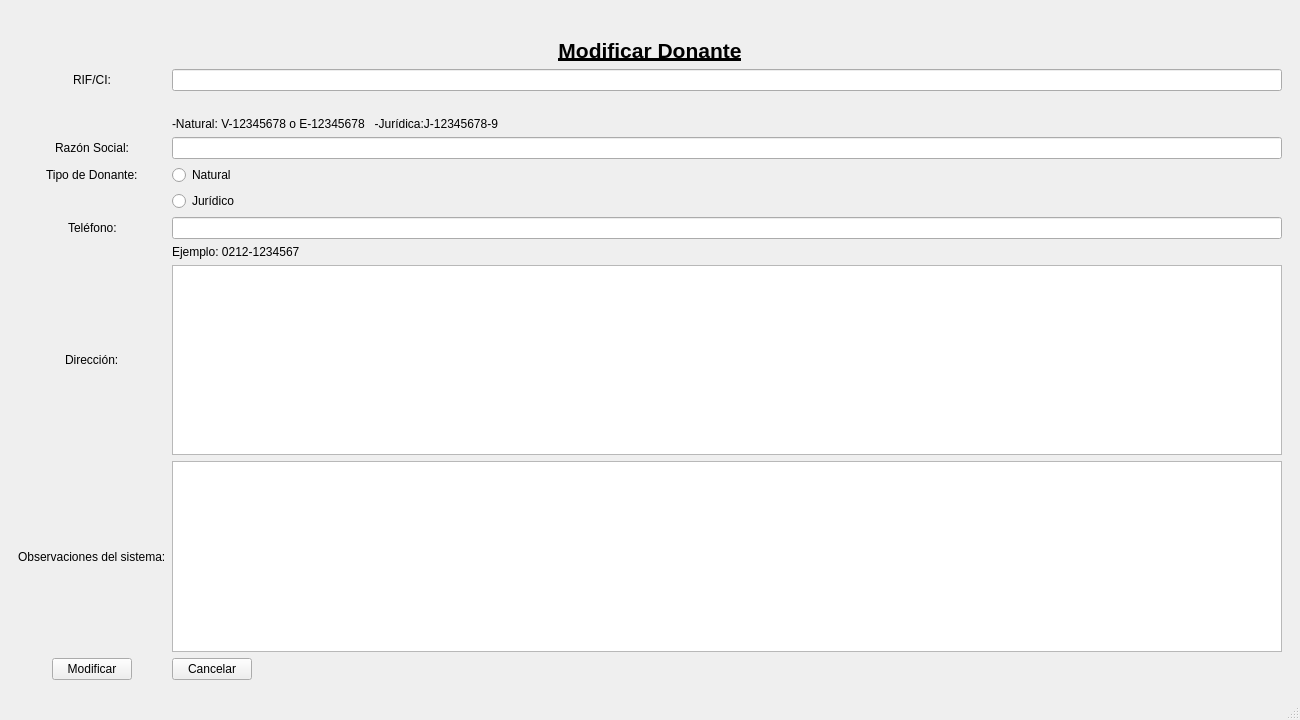
<?xml version="1.0" encoding="UTF-8"?>
<ui version="4.0">
 <class>modificarDonante</class>
 <widget class="QMainWindow" name="modificarDonante">
  <property name="geometry">
   <rect>
    <x>0</x>
    <y>0</y>
    <width>1300</width>
    <height>720</height>
   </rect>
  </property>
  <property name="sizePolicy">
   <sizepolicy hsizetype="Maximum" vsizetype="Maximum">
    <horstretch>0</horstretch>
    <verstretch>0</verstretch>
   </sizepolicy>
  </property>
  <property name="windowTitle">
   <string>Modificar Donante</string>
  </property>
  <widget class="QWidget" name="centralwidget">
   <property name="sizePolicy">
    <sizepolicy hsizetype="Maximum" vsizetype="Maximum">
     <horstretch>0</horstretch>
     <verstretch>0</verstretch>
    </sizepolicy>
   </property>
   <property name="font">
    <font>
     <weight>50</weight>
     <bold>false</bold>
    </font>
   </property>
   <layout class="QVBoxLayout" name="verticalLayout">
    <item>
     <layout class="QFormLayout" name="form">
      <property name="sizeConstraint">
       <enum>QLayout::SetDefaultConstraint</enum>
      </property>
      <property name="fieldGrowthPolicy">
       <enum>QFormLayout::ExpandingFieldsGrow</enum>
      </property>
      <property name="rowWrapPolicy">
       <enum>QFormLayout::DontWrapRows</enum>
      </property>
      <property name="labelAlignment">
       <set>Qt::AlignCenter</set>
      </property>
      <property name="formAlignment">
       <set>Qt::AlignCenter</set>
      </property>
      <property name="margin">
       <number>9</number>
      </property>
      <item row="1" column="0" colspan="2">
       <widget class="QLabel" name="label_3">
        <property name="sizePolicy">
         <sizepolicy hsizetype="Expanding" vsizetype="Expanding">
          <horstretch>0</horstretch>
          <verstretch>0</verstretch>
         </sizepolicy>
        </property>
        <property name="font">
         <font>
          <pointsize>16</pointsize>
          <weight>75</weight>
          <bold>true</bold>
          <underline>true</underline>
         </font>
        </property>
        <property name="text">
         <string>Modificar Donante</string>
        </property>
        <property name="textFormat">
         <enum>Qt::AutoText</enum>
        </property>
        <property name="alignment">
         <set>Qt::AlignCenter</set>
        </property>
       </widget>
      </item>
      <item row="2" column="0">
       <widget class="QLabel" name="label_RIF">
        <property name="sizePolicy">
         <sizepolicy hsizetype="Expanding" vsizetype="Expanding">
          <horstretch>0</horstretch>
          <verstretch>0</verstretch>
         </sizepolicy>
        </property>
        <property name="text">
         <string>RIF/CI:</string>
        </property>
       </widget>
      </item>
      <item row="2" column="1">
       <widget class="QLineEdit" name="Rif_Ci">
        <property name="sizePolicy">
         <sizepolicy hsizetype="Expanding" vsizetype="Expanding">
          <horstretch>0</horstretch>
          <verstretch>0</verstretch>
         </sizepolicy>
        </property>
        <property name="readOnly">
         <bool>true</bool>
        </property>
       </widget>
      </item>
      <item row="3" column="1">
       <widget class="QLabel" name="label_registrado">
        <property name="sizePolicy">
         <sizepolicy hsizetype="Expanding" vsizetype="Expanding">
          <horstretch>0</horstretch>
          <verstretch>0</verstretch>
         </sizepolicy>
        </property>
        <property name="palette">
         <palette>
          <active>
           <colorrole role="WindowText">
            <brush brushstyle="SolidPattern">
             <color alpha="255">
              <red>250</red>
              <green>0</green>
              <blue>0</blue>
             </color>
            </brush>
           </colorrole>
          </active>
          <inactive>
           <colorrole role="WindowText">
            <brush brushstyle="SolidPattern">
             <color alpha="255">
              <red>250</red>
              <green>0</green>
              <blue>0</blue>
             </color>
            </brush>
           </colorrole>
          </inactive>
          <disabled>
           <colorrole role="WindowText">
            <brush brushstyle="SolidPattern">
             <color alpha="255">
              <red>159</red>
              <green>158</green>
              <blue>158</blue>
             </color>
            </brush>
           </colorrole>
          </disabled>
         </palette>
        </property>
        <property name="text">
         <string/>
        </property>
       </widget>
      </item>
      <item row="4" column="1">
       <widget class="QLabel" name="label">
        <property name="sizePolicy">
         <sizepolicy hsizetype="Expanding" vsizetype="Expanding">
          <horstretch>0</horstretch>
          <verstretch>0</verstretch>
         </sizepolicy>
        </property>
        <property name="text">
         <string>-Natural: V-12345678 o E-12345678   -Jurídica:J-12345678-9</string>
        </property>
       </widget>
      </item>
      <item row="5" column="0">
       <widget class="QLabel" name="label_razon">
        <property name="sizePolicy">
         <sizepolicy hsizetype="Expanding" vsizetype="Expanding">
          <horstretch>0</horstretch>
          <verstretch>0</verstretch>
         </sizepolicy>
        </property>
        <property name="text">
         <string>Razón Social:</string>
        </property>
       </widget>
      </item>
      <item row="5" column="1">
       <widget class="QLineEdit" name="razon">
        <property name="sizePolicy">
         <sizepolicy hsizetype="Expanding" vsizetype="Expanding">
          <horstretch>0</horstretch>
          <verstretch>0</verstretch>
         </sizepolicy>
        </property>
        <property name="readOnly">
         <bool>false</bool>
        </property>
       </widget>
      </item>
      <item row="6" column="0">
       <widget class="QLabel" name="label_tipo_don">
        <property name="sizePolicy">
         <sizepolicy hsizetype="Expanding" vsizetype="Expanding">
          <horstretch>0</horstretch>
          <verstretch>0</verstretch>
         </sizepolicy>
        </property>
        <property name="text">
         <string>Tipo de Donante:</string>
        </property>
       </widget>
      </item>
      <item row="6" column="1">
       <widget class="QRadioButton" name="natural">
        <property name="sizePolicy">
         <sizepolicy hsizetype="Expanding" vsizetype="Expanding">
          <horstretch>0</horstretch>
          <verstretch>0</verstretch>
         </sizepolicy>
        </property>
        <property name="text">
         <string>Natural</string>
        </property>
        <property name="checkable">
         <bool>true</bool>
        </property>
       </widget>
      </item>
      <item row="7" column="1">
       <widget class="QRadioButton" name="juridico">
        <property name="sizePolicy">
         <sizepolicy hsizetype="Expanding" vsizetype="Expanding">
          <horstretch>0</horstretch>
          <verstretch>0</verstretch>
         </sizepolicy>
        </property>
        <property name="text">
         <string>Jurídico</string>
        </property>
        <property name="checkable">
         <bool>true</bool>
        </property>
       </widget>
      </item>
      <item row="8" column="0">
       <widget class="QLabel" name="label_telf">
        <property name="sizePolicy">
         <sizepolicy hsizetype="Expanding" vsizetype="Expanding">
          <horstretch>0</horstretch>
          <verstretch>0</verstretch>
         </sizepolicy>
        </property>
        <property name="text">
         <string>Teléfono:</string>
        </property>
       </widget>
      </item>
      <item row="8" column="1">
       <widget class="QLineEdit" name="telefono">
        <property name="sizePolicy">
         <sizepolicy hsizetype="Expanding" vsizetype="Expanding">
          <horstretch>0</horstretch>
          <verstretch>0</verstretch>
         </sizepolicy>
        </property>
        <property name="readOnly">
         <bool>false</bool>
        </property>
       </widget>
      </item>
      <item row="9" column="1">
       <widget class="QLabel" name="label_2">
        <property name="sizePolicy">
         <sizepolicy hsizetype="Expanding" vsizetype="Expanding">
          <horstretch>0</horstretch>
          <verstretch>0</verstretch>
         </sizepolicy>
        </property>
        <property name="text">
         <string>Ejemplo: 0212-1234567</string>
        </property>
       </widget>
      </item>
      <item row="10" column="0">
       <widget class="QLabel" name="label_direc">
        <property name="sizePolicy">
         <sizepolicy hsizetype="Expanding" vsizetype="Expanding">
          <horstretch>0</horstretch>
          <verstretch>0</verstretch>
         </sizepolicy>
        </property>
        <property name="text">
         <string>Dirección:</string>
        </property>
       </widget>
      </item>
      <item row="10" column="1">
       <widget class="QTextEdit" name="direccion">
        <property name="readOnly">
         <bool>false</bool>
        </property>
       </widget>
      </item>
      <item row="11" column="0">
       <widget class="QLabel" name="label_obs">
        <property name="sizePolicy">
         <sizepolicy hsizetype="Expanding" vsizetype="Expanding">
          <horstretch>0</horstretch>
          <verstretch>0</verstretch>
         </sizepolicy>
        </property>
        <property name="text">
         <string>Observaciones del sistema:</string>
        </property>
       </widget>
      </item>
      <item row="11" column="1">
       <widget class="QTextEdit" name="obs">
        <property name="readOnly">
         <bool>true</bool>
        </property>
       </widget>
      </item>
      <item row="12" column="0">
       <widget class="QPushButton" name="pushButton">
        <property name="sizePolicy">
         <sizepolicy hsizetype="Fixed" vsizetype="Fixed">
          <horstretch>0</horstretch>
          <verstretch>0</verstretch>
         </sizepolicy>
        </property>
        <property name="layoutDirection">
         <enum>Qt::LeftToRight</enum>
        </property>
        <property name="text">
         <string>Modificar</string>
        </property>
        <property name="flat">
         <bool>false</bool>
        </property>
       </widget>
      </item>
      <item row="12" column="1">
       <widget class="QPushButton" name="pushButton_2">
        <property name="sizePolicy">
         <sizepolicy hsizetype="Fixed" vsizetype="Fixed">
          <horstretch>0</horstretch>
          <verstretch>0</verstretch>
         </sizepolicy>
        </property>
        <property name="text">
         <string>Cancelar</string>
        </property>
       </widget>
      </item>
      <item row="0" column="0" colspan="2">
       <widget class="QLabel" name="label_4">
        <property name="text">
         <string/>
        </property>
        <property name="pixmap">
         <pixmap>../Code/ImgFundacion.JPG</pixmap>
        </property>
        <property name="alignment">
         <set>Qt::AlignCenter</set>
        </property>
       </widget>
      </item>
     </layout>
    </item>
   </layout>
  </widget>
  <widget class="QMenuBar" name="menubar">
   <property name="geometry">
    <rect>
     <x>0</x>
     <y>0</y>
     <width>1300</width>
     <height>25</height>
    </rect>
   </property>
  </widget>
  <widget class="QStatusBar" name="statusbar"/>
 </widget>
 <resources/>
 <connections>
  <connection>
   <sender>Rif_Ci</sender>
   <signal>textChanged(QString)</signal>
   <receiver>modificarDonante</receiver>
   <slot>verified_Rif_Ci()</slot>
   <hints>
    <hint type="sourcelabel">
     <x>654</x>
     <y>287</y>
    </hint>
    <hint type="destinationlabel">
     <x>128</x>
     <y>69</y>
    </hint>
   </hints>
  </connection>
  <connection>
   <sender>natural</sender>
   <signal>pressed()</signal>
   <receiver>modificarDonante</receiver>
   <slot>select_natural()</slot>
   <hints>
    <hint type="sourcelabel">
     <x>670</x>
     <y>394</y>
    </hint>
    <hint type="destinationlabel">
     <x>344</x>
     <y>174</y>
    </hint>
   </hints>
  </connection>
  <connection>
   <sender>juridico</sender>
   <signal>pressed()</signal>
   <receiver>modificarDonante</receiver>
   <slot>select_juridico()</slot>
   <hints>
    <hint type="sourcelabel">
     <x>682</x>
     <y>422</y>
    </hint>
    <hint type="destinationlabel">
     <x>348</x>
     <y>205</y>
    </hint>
   </hints>
  </connection>
  <connection>
   <sender>telefono</sender>
   <signal>editingFinished()</signal>
   <receiver>modificarDonante</receiver>
   <slot>verified_telefono()</slot>
   <hints>
    <hint type="sourcelabel">
     <x>617</x>
     <y>455</y>
    </hint>
    <hint type="destinationlabel">
     <x>128</x>
     <y>236</y>
    </hint>
   </hints>
  </connection>
  <connection>
   <sender>pushButton</sender>
   <signal>clicked()</signal>
   <receiver>modificarDonante</receiver>
   <slot>verifiedAndSave()</slot>
   <hints>
    <hint type="sourcelabel">
     <x>102</x>
     <y>679</y>
    </hint>
    <hint type="destinationlabel">
     <x>120</x>
     <y>464</y>
    </hint>
   </hints>
  </connection>
  <connection>
   <sender>pushButton_2</sender>
   <signal>clicked()</signal>
   <receiver>modificarDonante</receiver>
   <slot>cancel()</slot>
   <hints>
    <hint type="sourcelabel">
     <x>289</x>
     <y>679</y>
    </hint>
    <hint type="destinationlabel">
     <x>411</x>
     <y>540</y>
    </hint>
   </hints>
  </connection>
 </connections>
 <slots>
  <slot>verified_Rif_Ci()</slot>
  <slot>select_natural()</slot>
  <slot>select_juridico()</slot>
  <slot>verified_telefono()</slot>
  <slot>verifiedAndSave()</slot>
  <slot>cancel()</slot>
 </slots>
</ui>
